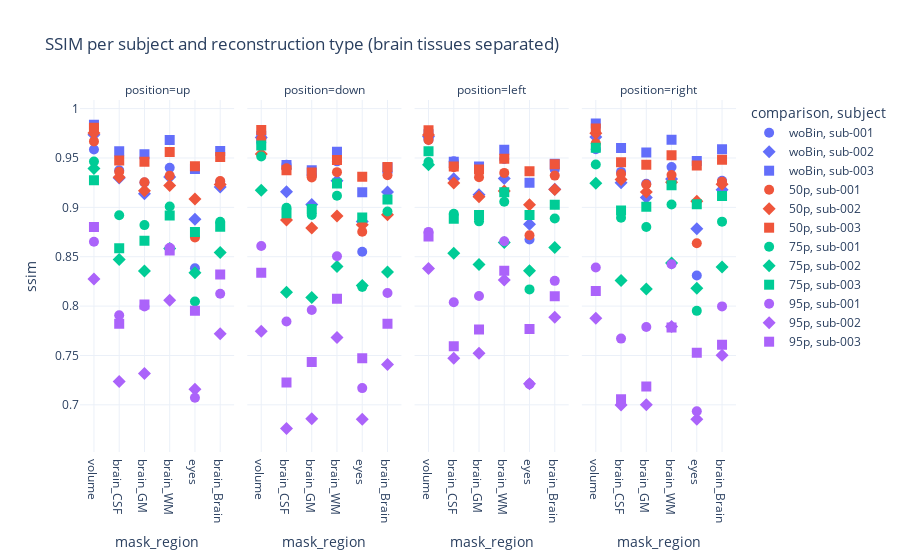

Notebook code cell kept with this figure:
### Markdown cell above
Scatter plot

### Code cell
import pandas as pd
import plotly.express as px

# === Load combined SSIM data ===
df_all = pd.read_csv("ssim_all_combined.csv")

# --- Disentangle brain tissues ---
df_all['mask_region'] = df_all.apply(
    lambda row: f"{row['mask']}_{row['region']}" if row['mask'] == "brain" else row['mask'],
    axis=1
)

# === Scatter plot per subject, with brain tissues separated ===
fig = px.scatter(
    df_all,
    x="mask_region",
    y="ssim",
    color="comparison",      # use the disentangled brain tissues
    symbol="subject",
    facet_col="position",
    category_orders={
        "comparison": ["woBin", "50p", "75p", "95p"],
        "mask_region": ["volume", "brain_CSF", "brain_GM", "brain_WM", "eyes"]
    },
    title="SSIM per subject and reconstruction type (brain tissues separated)"
)
fig.update_traces(marker_size=10)
fig.update_layout(template="plotly_white")
fig.show()

### Figure 1 — Plotly figure (JSON) as saved in the notebook; plotly's stock layout.template omitted (floating-point values rounded to 4 significant figures)
{"data": [{"hovertemplate": "comparison=woBin<br>subject=sub-001<br>position=up<br>mask_region=%{x}<br>ssim=%{y}<extra></extra>", "legendgroup": "woBin, sub-001", "marker": {"color": "#636efa", "size": 10, "symbol": "circle"}, "mode": "markers", "name": "woBin, sub-001", "orientation": "v", "showlegend": true, "type": "scatter", "x": ["volume", "brain_CSF", "brain_GM", "brain_WM", "brain_Brain", "eyes"], "xaxis": "x", "y": [0.9586, 0.9375, 0.9252, 0.9402, 0.9259, 0.8382], "yaxis": "y"}, {"hovertemplate": "comparison=woBin<br>subject=sub-001<br>position=down<br>mask_region=%{x}<br>ssim=%{y}<extra></extra>", "legendgroup": "woBin, sub-001", "marker": {"color": "#636efa", "size": 10, "symbol": "circle"}, "mode": "markers", "name": "woBin, sub-001", "orientation": "v", "showlegend": false, "type": "scatter", "x": ["volume", "brain_CSF", "brain_GM", "brain_WM", "brain_Brain", "eyes"], "xaxis": "x2", "y": [0.9659, 0.9433, 0.9324, 0.9466, 0.9352, 0.8551], "yaxis": "y2"}, {"hovertemplate": "comparison=woBin<br>subject=sub-001<br>position=left<br>mask_region=%{x}<br>ssim=%{y}<extra></extra>", "legendgroup": "woBin, sub-001", "marker": {"color": "#636efa", "size": 10, "symbol": "circle"}, "mode": "markers", "name": "woBin, sub-001", "orientation": "v", "showlegend": false, "type": "scatter", "x": ["volume", "brain_CSF", "brain_GM", "brain_WM", "brain_Brain", "eyes"], "xaxis": "x3", "y": [0.9685, 0.9466, 0.9369, 0.949, 0.9384, 0.8675], "yaxis": "y3"}, {"hovertemplate": "comparison=woBin<br>subject=sub-001<br>position=right<br>mask_region=%{x}<br>ssim=%{y}<extra></extra>", "legendgroup": "woBin, sub-001", "marker": {"color": "#636efa", "size": 10, "symbol": "circle"}, "mode": "markers", "name": "woBin, sub-001", "orientation": "v", "showlegend": false, "type": "scatter", "x": ["volume", "brain_CSF", "brain_GM", "brain_WM", "brain_Brain", "eyes"], "xaxis": "x4", "y": [0.9589, 0.9359, 0.9239, 0.9409, 0.9269, 0.831], "yaxis": "y4"}, {"hovertemplate": "comparison=woBin<br>subject=sub-002<br>position=up<br>mask_region=%{x}<br>ssim=%{y}<extra></extra>", "legendgroup": "woBin, sub-002", "marker": {"color": "#636efa", "size": 10, "symbol": "diamond"}, "mode": "markers", "name": "woBin, sub-002", "orientation": "v", "showlegend": true, "type": "scatter", "x": ["volume", "brain_CSF", "brain_GM", "brain_WM", "brain_Brain", "eyes"], "xaxis": "x", "y": [0.9735, 0.9298, 0.9137, 0.9308, 0.9207, 0.8878], "yaxis": "y"}, {"hovertemplate": "comparison=woBin<br>subject=sub-002<br>position=down<br>mask_region=%{x}<br>ssim=%{y}<extra></extra>", "legendgroup": "woBin, sub-002", "marker": {"color": "#636efa", "size": 10, "symbol": "diamond"}, "mode": "markers", "name": "woBin, sub-002", "orientation": "v", "showlegend": false, "type": "scatter", "x": ["volume", "brain_CSF", "brain_GM", "brain_WM", "brain_Brain", "eyes"], "xaxis": "x2", "y": [0.9707, 0.9158, 0.903, 0.9269, 0.9155, 0.8857], "yaxis": "y2"}, {"hovertemplate": "comparison=woBin<br>subject=sub-002<br>position=left<br>mask_region=%{x}<br>ssim=%{y}<extra></extra>", "legendgroup": "woBin, sub-002", "marker": {"color": "#636efa", "size": 10, "symbol": "diamond"}, "mode": "markers", "name": "woBin, sub-002", "orientation": "v", "showlegend": false, "type": "scatter", "x": ["volume", "brain_CSF", "brain_GM", "brain_WM", "brain_Brain", "eyes"], "xaxis": "x3", "y": [0.9717, 0.9289, 0.9127, 0.9293, 0.9184, 0.8829], "yaxis": "y3"}, {"hovertemplate": "comparison=woBin<br>subject=sub-002<br>position=right<br>mask_region=%{x}<br>ssim=%{y}<extra></extra>", "legendgroup": "woBin, sub-002", "marker": {"color": "#636efa", "size": 10, "symbol": "diamond"}, "mode": "markers", "name": "woBin, sub-002", "orientation": "v", "showlegend": false, "type": "scatter", "x": ["volume", "brain_CSF", "brain_GM", "brain_WM", "brain_Brain", "eyes"], "xaxis": "x4", "y": [0.9713, 0.9249, 0.9099, 0.9288, 0.9178, 0.8784], "yaxis": "y4"}, {"hovertemplate": "comparison=woBin<br>subject=sub-003<br>position=up<br>mask_region=%{x}<br>ssim=%{y}<extra></extra>", "legendgroup": "woBin, sub-003", "marker": {"color": "#636efa", "size": 10, "symbol": "square"}, "mode": "markers", "name": "woBin, sub-003", "orientation": "v", "showlegend": true, "type": "scatter", "x": ["volume", "brain_CSF", "brain_GM", "brain_WM", "brain_Brain", "eyes"], "xaxis": "x", "y": [0.9837, 0.9569, 0.9538, 0.9682, 0.9571, 0.9388], "yaxis": "y"}, {"hovertemplate": "comparison=woBin<br>subject=sub-003<br>position=down<br>mask_region=%{x}<br>ssim=%{y}<extra></extra>", "legendgroup": "woBin, sub-003", "marker": {"color": "#636efa", "size": 10, "symbol": "square"}, "mode": "markers", "name": "woBin, sub-003", "orientation": "v", "showlegend": false, "type": "scatter", "x": ["volume", "brain_CSF", "brain_GM", "brain_WM", "brain_Brain", "eyes"], "xaxis": "x2", "y": [0.9725, 0.9429, 0.9375, 0.9563, 0.9403, 0.9154], "yaxis": "y2"}, {"hovertemplate": "comparison=woBin<br>subject=sub-003<br>position=left<br>mask_region=%{x}<br>ssim=%{y}<extra></extra>", "legendgroup": "woBin, sub-003", "marker": {"color": "#636efa", "size": 10, "symbol": "square"}, "mode": "markers", "name": "woBin, sub-003", "orientation": "v", "showlegend": false, "type": "scatter", "x": ["volume", "brain_CSF", "brain_GM", "brain_WM", "brain_Brain", "eyes"], "xaxis": "x3", "y": [0.9739, 0.9462, 0.9413, 0.9583, 0.9442, 0.9248], "yaxis": "y3"}, {"hovertemplate": "comparison=woBin<br>subject=sub-003<br>position=right<br>mask_region=%{x}<br>ssim=%{y}<extra></extra>", "legendgroup": "woBin, sub-003", "marker": {"color": "#636efa", "size": 10, "symbol": "square"}, "mode": "markers", "name": "woBin, sub-003", "orientation": "v", "showlegend": false, "type": "scatter", "x": ["volume", "brain_CSF", "brain_GM", "brain_WM", "brain_Brain", "eyes"], "xaxis": "x4", "y": [0.985, 0.9601, 0.9555, 0.9685, 0.9589, 0.947], "yaxis": "y4"}, {"hovertemplate": "comparison=50p<br>subject=sub-001<br>position=up<br>mask_region=%{x}<br>ssim=%{y}<extra></extra>", "legendgroup": "50p, sub-001", "marker": {"color": "#EF553B", "size": 10, "symbol": "circle"}, "mode": "markers", "name": "50p, sub-001", "orientation": "v", "showlegend": true, "type": "scatter", "x": ["volume", "brain_CSF", "brain_GM", "brain_WM", "brain_Brain", "eyes"], "xaxis": "x", "y": [0.9668, 0.9361, 0.9254, 0.932, 0.9266, 0.8695], "yaxis": "y"}, {"hovertemplate": "comparison=50p<br>subject=sub-001<br>position=down<br>mask_region=%{x}<br>ssim=%{y}<extra></extra>", "legendgroup": "50p, sub-001", "marker": {"color": "#EF553B", "size": 10, "symbol": "circle"}, "mode": "markers", "name": "50p, sub-001", "orientation": "v", "showlegend": false, "type": "scatter", "x": ["volume", "brain_CSF", "brain_GM", "brain_WM", "brain_Brain", "eyes"], "xaxis": "x2", "y": [0.9692, 0.9395, 0.9303, 0.9357, 0.9325, 0.8752], "yaxis": "y2"}, {"hovertemplate": "comparison=50p<br>subject=sub-001<br>position=left<br>mask_region=%{x}<br>ssim=%{y}<extra></extra>", "legendgroup": "50p, sub-001", "marker": {"color": "#EF553B", "size": 10, "symbol": "circle"}, "mode": "markers", "name": "50p, sub-001", "orientation": "v", "showlegend": false, "type": "scatter", "x": ["volume", "brain_CSF", "brain_GM", "brain_WM", "brain_Brain", "eyes"], "xaxis": "x3", "y": [0.9682, 0.9405, 0.9304, 0.9349, 0.9322, 0.8717], "yaxis": "y3"}, {"hovertemplate": "comparison=50p<br>subject=sub-001<br>position=right<br>mask_region=%{x}<br>ssim=%{y}<extra></extra>", "legendgroup": "50p, sub-001", "marker": {"color": "#EF553B", "size": 10, "symbol": "circle"}, "mode": "markers", "name": "50p, sub-001", "orientation": "v", "showlegend": false, "type": "scatter", "x": ["volume", "brain_CSF", "brain_GM", "brain_WM", "brain_Brain", "eyes"], "xaxis": "x4", "y": [0.965, 0.9338, 0.9232, 0.9328, 0.926, 0.8636], "yaxis": "y4"}, {"hovertemplate": "comparison=50p<br>subject=sub-002<br>position=up<br>mask_region=%{x}<br>ssim=%{y}<extra></extra>", "legendgroup": "50p, sub-002", "marker": {"color": "#EF553B", "size": 10, "symbol": "diamond"}, "mode": "markers", "name": "50p, sub-002", "orientation": "v", "showlegend": true, "type": "scatter", "x": ["volume", "brain_CSF", "brain_GM", "brain_WM", "brain_Brain", "eyes"], "xaxis": "x", "y": [0.9754, 0.9305, 0.9168, 0.9222, 0.9232, 0.9084], "yaxis": "y"}, {"hovertemplate": "comparison=50p<br>subject=sub-002<br>position=down<br>mask_region=%{x}<br>ssim=%{y}<extra></extra>", "legendgroup": "50p, sub-002", "marker": {"color": "#EF553B", "size": 10, "symbol": "diamond"}, "mode": "markers", "name": "50p, sub-002", "orientation": "v", "showlegend": false, "type": "scatter", "x": ["volume", "brain_CSF", "brain_GM", "brain_WM", "brain_Brain", "eyes"], "xaxis": "x2", "y": [0.954, 0.8872, 0.8791, 0.8913, 0.8924, 0.8824], "yaxis": "y2"}, {"hovertemplate": "comparison=50p<br>subject=sub-002<br>position=left<br>mask_region=%{x}<br>ssim=%{y}<extra></extra>", "legendgroup": "50p, sub-002", "marker": {"color": "#EF553B", "size": 10, "symbol": "diamond"}, "mode": "markers", "name": "50p, sub-002", "orientation": "v", "showlegend": false, "type": "scatter", "x": ["volume", "brain_CSF", "brain_GM", "brain_WM", "brain_Brain", "eyes"], "xaxis": "x3", "y": [0.9732, 0.9247, 0.9107, 0.9166, 0.918, 0.9027], "yaxis": "y3"}, {"hovertemplate": "comparison=50p<br>subject=sub-002<br>position=right<br>mask_region=%{x}<br>ssim=%{y}<extra></extra>", "legendgroup": "50p, sub-002", "marker": {"color": "#EF553B", "size": 10, "symbol": "diamond"}, "mode": "markers", "name": "50p, sub-002", "orientation": "v", "showlegend": false, "type": "scatter", "x": ["volume", "brain_CSF", "brain_GM", "brain_WM", "brain_Brain", "eyes"], "xaxis": "x4", "y": [0.9752, 0.9282, 0.9156, 0.9255, 0.9234, 0.9061], "yaxis": "y4"}, {"hovertemplate": "comparison=50p<br>subject=sub-003<br>position=up<br>mask_region=%{x}<br>ssim=%{y}<extra></extra>", "legendgroup": "50p, sub-003", "marker": {"color": "#EF553B", "size": 10, "symbol": "square"}, "mode": "markers", "name": "50p, sub-003", "orientation": "v", "showlegend": true, "type": "scatter", "x": ["volume", "brain_CSF", "brain_GM", "brain_WM", "brain_Brain", "eyes"], "xaxis": "x", "y": [0.9806, 0.9475, 0.9462, 0.956, 0.9509, 0.9417], "yaxis": "y"}, {"hovertemplate": "comparison=50p<br>subject=sub-003<br>position=down<br>mask_region=%{x}<br>ssim=%{y}<extra></extra>", "legendgroup": "50p, sub-003", "marker": {"color": "#EF553B", "size": 10, "symbol": "square"}, "mode": "markers", "name": "50p, sub-003", "orientation": "v", "showlegend": false, "type": "scatter", "x": ["volume", "brain_CSF", "brain_GM", "brain_WM", "brain_Brain", "eyes"], "xaxis": "x2", "y": [0.9783, 0.9376, 0.9353, 0.9481, 0.9409, 0.931], "yaxis": "y2"}, {"hovertemplate": "comparison=50p<br>subject=sub-003<br>position=left<br>mask_region=%{x}<br>ssim=%{y}<extra></extra>", "legendgroup": "50p, sub-003", "marker": {"color": "#EF553B", "size": 10, "symbol": "square"}, "mode": "markers", "name": "50p, sub-003", "orientation": "v", "showlegend": false, "type": "scatter", "x": ["volume", "brain_CSF", "brain_GM", "brain_WM", "brain_Brain", "eyes"], "xaxis": "x3", "y": [0.978, 0.9414, 0.9383, 0.9491, 0.9437, 0.9365], "yaxis": "y3"}, {"hovertemplate": "comparison=50p<br>subject=sub-003<br>position=right<br>mask_region=%{x}<br>ssim=%{y}<extra></extra>", "legendgroup": "50p, sub-003", "marker": {"color": "#EF553B", "size": 10, "symbol": "square"}, "mode": "markers", "name": "50p, sub-003", "orientation": "v", "showlegend": false, "type": "scatter", "x": ["volume", "brain_CSF", "brain_GM", "brain_WM", "brain_Brain", "eyes"], "xaxis": "x4", "y": [0.98, 0.9456, 0.943, 0.9527, 0.9483, 0.9424], "yaxis": "y4"}, {"hovertemplate": "comparison=75p<br>subject=sub-001<br>position=up<br>mask_region=%{x}<br>ssim=%{y}<extra></extra>", "legendgroup": "75p, sub-001", "marker": {"color": "#00cc96", "size": 10, "symbol": "circle"}, "mode": "markers", "name": "75p, sub-001", "orientation": "v", "showlegend": true, "type": "scatter", "x": ["volume", "brain_CSF", "brain_GM", "brain_WM", "brain_Brain", "eyes"], "xaxis": "x", "y": [0.9464, 0.8921, 0.882, 0.9009, 0.8853, 0.8047], "yaxis": "y"}, {"hovertemplate": "comparison=75p<br>subject=sub-001<br>position=down<br>mask_region=%{x}<br>ssim=%{y}<extra></extra>", "legendgroup": "75p, sub-001", "marker": {"color": "#00cc96", "size": 10, "symbol": "circle"}, "mode": "markers", "name": "75p, sub-001", "orientation": "v", "showlegend": false, "type": "scatter", "x": ["volume", "brain_CSF", "brain_GM", "brain_WM", "brain_Brain", "eyes"], "xaxis": "x2", "y": [0.9515, 0.8995, 0.8922, 0.9117, 0.8958, 0.8195], "yaxis": "y2"}, {"hovertemplate": "comparison=75p<br>subject=sub-001<br>position=left<br>mask_region=%{x}<br>ssim=%{y}<extra></extra>", "legendgroup": "75p, sub-001", "marker": {"color": "#00cc96", "size": 10, "symbol": "circle"}, "mode": "markers", "name": "75p, sub-001", "orientation": "v", "showlegend": false, "type": "scatter", "x": ["volume", "brain_CSF", "brain_GM", "brain_WM", "brain_Brain", "eyes"], "xaxis": "x3", "y": [0.9458, 0.8935, 0.8858, 0.9058, 0.8887, 0.8169], "yaxis": "y3"}, {"hovertemplate": "comparison=75p<br>subject=sub-001<br>position=right<br>mask_region=%{x}<br>ssim=%{y}<extra></extra>", "legendgroup": "75p, sub-001", "marker": {"color": "#00cc96", "size": 10, "symbol": "circle"}, "mode": "markers", "name": "75p, sub-001", "orientation": "v", "showlegend": false, "type": "scatter", "x": ["volume", "brain_CSF", "brain_GM", "brain_WM", "brain_Brain", "eyes"], "xaxis": "x4", "y": [0.9433, 0.8895, 0.8801, 0.9029, 0.8855, 0.7952], "yaxis": "y4"}, {"hovertemplate": "comparison=75p<br>subject=sub-002<br>position=up<br>mask_region=%{x}<br>ssim=%{y}<extra></extra>", "legendgroup": "75p, sub-002", "marker": {"color": "#00cc96", "size": 10, "symbol": "diamond"}, "mode": "markers", "name": "75p, sub-002", "orientation": "v", "showlegend": true, "type": "scatter", "x": ["volume", "brain_CSF", "brain_GM", "brain_WM", "brain_Brain", "eyes"], "xaxis": "x", "y": [0.9392, 0.8472, 0.8357, 0.8584, 0.8544, 0.8338], "yaxis": "y"}, {"hovertemplate": "comparison=75p<br>subject=sub-002<br>position=down<br>mask_region=%{x}<br>ssim=%{y}<extra></extra>", "legendgroup": "75p, sub-002", "marker": {"color": "#00cc96", "size": 10, "symbol": "diamond"}, "mode": "markers", "name": "75p, sub-002", "orientation": "v", "showlegend": false, "type": "scatter", "x": ["volume", "brain_CSF", "brain_GM", "brain_WM", "brain_Brain", "eyes"], "xaxis": "x2", "y": [0.9174, 0.8141, 0.8087, 0.8402, 0.8344, 0.8208], "yaxis": "y2"}, {"hovertemplate": "comparison=75p<br>subject=sub-002<br>position=left<br>mask_region=%{x}<br>ssim=%{y}<extra></extra>", "legendgroup": "75p, sub-002", "marker": {"color": "#00cc96", "size": 10, "symbol": "diamond"}, "mode": "markers", "name": "75p, sub-002", "orientation": "v", "showlegend": false, "type": "scatter", "x": ["volume", "brain_CSF", "brain_GM", "brain_WM", "brain_Brain", "eyes"], "xaxis": "x3", "y": [0.9432, 0.8534, 0.8421, 0.8644, 0.8593, 0.8358], "yaxis": "y3"}, {"hovertemplate": "comparison=75p<br>subject=sub-002<br>position=right<br>mask_region=%{x}<br>ssim=%{y}<extra></extra>", "legendgroup": "75p, sub-002", "marker": {"color": "#00cc96", "size": 10, "symbol": "diamond"}, "mode": "markers", "name": "75p, sub-002", "orientation": "v", "showlegend": false, "type": "scatter", "x": ["volume", "brain_CSF", "brain_GM", "brain_WM", "brain_Brain", "eyes"], "xaxis": "x4", "y": [0.9245, 0.8258, 0.8174, 0.8436, 0.8397, 0.8181], "yaxis": "y4"}, {"hovertemplate": "comparison=75p<br>subject=sub-003<br>position=up<br>mask_region=%{x}<br>ssim=%{y}<extra></extra>", "legendgroup": "75p, sub-003", "marker": {"color": "#00cc96", "size": 10, "symbol": "square"}, "mode": "markers", "name": "75p, sub-003", "orientation": "v", "showlegend": true, "type": "scatter", "x": ["volume", "brain_CSF", "brain_GM", "brain_WM", "brain_Brain", "eyes"], "xaxis": "x", "y": [0.9275, 0.8586, 0.8663, 0.8917, 0.8803, 0.8751], "yaxis": "y"}, {"hovertemplate": "comparison=75p<br>subject=sub-003<br>position=down<br>mask_region=%{x}<br>ssim=%{y}<extra></extra>", "legendgroup": "75p, sub-003", "marker": {"color": "#00cc96", "size": 10, "symbol": "square"}, "mode": "markers", "name": "75p, sub-003", "orientation": "v", "showlegend": false, "type": "scatter", "x": ["volume", "brain_CSF", "brain_GM", "brain_WM", "brain_Brain", "eyes"], "xaxis": "x2", "y": [0.9627, 0.894, 0.8983, 0.9243, 0.9079, 0.8898], "yaxis": "y2"}, {"hovertemplate": "comparison=75p<br>subject=sub-003<br>position=left<br>mask_region=%{x}<br>ssim=%{y}<extra></extra>", "legendgroup": "75p, sub-003", "marker": {"color": "#00cc96", "size": 10, "symbol": "square"}, "mode": "markers", "name": "75p, sub-003", "orientation": "v", "showlegend": false, "type": "scatter", "x": ["volume", "brain_CSF", "brain_GM", "brain_WM", "brain_Brain", "eyes"], "xaxis": "x3", "y": [0.9569, 0.8884, 0.8924, 0.9154, 0.9027, 0.8921], "yaxis": "y3"}, {"hovertemplate": "comparison=75p<br>subject=sub-003<br>position=right<br>mask_region=%{x}<br>ssim=%{y}<extra></extra>", "legendgroup": "75p, sub-003", "marker": {"color": "#00cc96", "size": 10, "symbol": "square"}, "mode": "markers", "name": "75p, sub-003", "orientation": "v", "showlegend": false, "type": "scatter", "x": ["volume", "brain_CSF", "brain_GM", "brain_WM", "brain_Brain", "eyes"], "xaxis": "x4", "y": [0.9603, 0.8969, 0.9006, 0.9225, 0.9116, 0.9031], "yaxis": "y4"}, {"hovertemplate": "comparison=95p<br>subject=sub-001<br>position=up<br>mask_region=%{x}<br>ssim=%{y}<extra></extra>", "legendgroup": "95p, sub-001", "marker": {"color": "#ab63fa", "size": 10, "symbol": "circle"}, "mode": "markers", "name": "95p, sub-001", "orientation": "v", "showlegend": true, "type": "scatter", "x": ["volume", "brain_CSF", "brain_GM", "brain_WM", "brain_Brain", "eyes"], "xaxis": "x", "y": [0.8652, 0.7907, 0.7996, 0.859, 0.8124, 0.7071], "yaxis": "y"}, {"hovertemplate": "comparison=95p<br>subject=sub-001<br>position=down<br>mask_region=%{x}<br>ssim=%{y}<extra></extra>", "legendgroup": "95p, sub-001", "marker": {"color": "#ab63fa", "size": 10, "symbol": "circle"}, "mode": "markers", "name": "95p, sub-001", "orientation": "v", "showlegend": false, "type": "scatter", "x": ["volume", "brain_CSF", "brain_GM", "brain_WM", "brain_Brain", "eyes"], "xaxis": "x2", "y": [0.8609, 0.7845, 0.796, 0.8505, 0.8132, 0.717], "yaxis": "y2"}, {"hovertemplate": "comparison=95p<br>subject=sub-001<br>position=left<br>mask_region=%{x}<br>ssim=%{y}<extra></extra>", "legendgroup": "95p, sub-001", "marker": {"color": "#ab63fa", "size": 10, "symbol": "circle"}, "mode": "markers", "name": "95p, sub-001", "orientation": "v", "showlegend": false, "type": "scatter", "x": ["volume", "brain_CSF", "brain_GM", "brain_WM", "brain_Brain", "eyes"], "xaxis": "x3", "y": [0.8751, 0.8039, 0.8101, 0.8657, 0.8255, 0.7208], "yaxis": "y3"}, {"hovertemplate": "comparison=95p<br>subject=sub-001<br>position=right<br>mask_region=%{x}<br>ssim=%{y}<extra></extra>", "legendgroup": "95p, sub-001", "marker": {"color": "#ab63fa", "size": 10, "symbol": "circle"}, "mode": "markers", "name": "95p, sub-001", "orientation": "v", "showlegend": false, "type": "scatter", "x": ["volume", "brain_CSF", "brain_GM", "brain_WM", "brain_Brain", "eyes"], "xaxis": "x4", "y": [0.8391, 0.7671, 0.7788, 0.8424, 0.7997, 0.6935], "yaxis": "y4"}, {"hovertemplate": "comparison=95p<br>subject=sub-002<br>position=up<br>mask_region=%{x}<br>ssim=%{y}<extra></extra>", "legendgroup": "95p, sub-002", "marker": {"color": "#ab63fa", "size": 10, "symbol": "diamond"}, "mode": "markers", "name": "95p, sub-002", "orientation": "v", "showlegend": true, "type": "scatter", "x": ["volume", "brain_CSF", "brain_GM", "brain_WM", "brain_Brain", "eyes"], "xaxis": "x", "y": [0.8274, 0.7237, 0.7317, 0.8058, 0.772, 0.7158], "yaxis": "y"}, {"hovertemplate": "comparison=95p<br>subject=sub-002<br>position=down<br>mask_region=%{x}<br>ssim=%{y}<extra></extra>", "legendgroup": "95p, sub-002", "marker": {"color": "#ab63fa", "size": 10, "symbol": "diamond"}, "mode": "markers", "name": "95p, sub-002", "orientation": "v", "showlegend": false, "type": "scatter", "x": ["volume", "brain_CSF", "brain_GM", "brain_WM", "brain_Brain", "eyes"], "xaxis": "x2", "y": [0.7746, 0.6759, 0.686, 0.7683, 0.7407, 0.6854], "yaxis": "y2"}, {"hovertemplate": "comparison=95p<br>subject=sub-002<br>position=left<br>mask_region=%{x}<br>ssim=%{y}<extra></extra>", "legendgroup": "95p, sub-002", "marker": {"color": "#ab63fa", "size": 10, "symbol": "diamond"}, "mode": "markers", "name": "95p, sub-002", "orientation": "v", "showlegend": false, "type": "scatter", "x": ["volume", "brain_CSF", "brain_GM", "brain_WM", "brain_Brain", "eyes"], "xaxis": "x3", "y": [0.8381, 0.7471, 0.7521, 0.8263, 0.7886, 0.7213], "yaxis": "y3"}, {"hovertemplate": "comparison=95p<br>subject=sub-002<br>position=right<br>mask_region=%{x}<br>ssim=%{y}<extra></extra>", "legendgroup": "95p, sub-002", "marker": {"color": "#ab63fa", "size": 10, "symbol": "diamond"}, "mode": "markers", "name": "95p, sub-002", "orientation": "v", "showlegend": false, "type": "scatter", "x": ["volume", "brain_CSF", "brain_GM", "brain_WM", "brain_Brain", "eyes"], "xaxis": "x4", "y": [0.7877, 0.6999, 0.7, 0.7794, 0.7503, 0.6854], "yaxis": "y4"}, {"hovertemplate": "comparison=95p<br>subject=sub-003<br>position=up<br>mask_region=%{x}<br>ssim=%{y}<extra></extra>", "legendgroup": "95p, sub-003", "marker": {"color": "#ab63fa", "size": 10, "symbol": "square"}, "mode": "markers", "name": "95p, sub-003", "orientation": "v", "showlegend": true, "type": "scatter", "x": ["volume", "brain_CSF", "brain_GM", "brain_WM", "brain_Brain", "eyes"], "xaxis": "x", "y": [0.88, 0.7821, 0.8017, 0.8563, 0.8321, 0.7953], "yaxis": "y"}, {"hovertemplate": "comparison=95p<br>subject=sub-003<br>position=down<br>mask_region=%{x}<br>ssim=%{y}<extra></extra>", "legendgroup": "95p, sub-003", "marker": {"color": "#ab63fa", "size": 10, "symbol": "square"}, "mode": "markers", "name": "95p, sub-003", "orientation": "v", "showlegend": false, "type": "scatter", "x": ["volume", "brain_CSF", "brain_GM", "brain_WM", "brain_Brain", "eyes"], "xaxis": "x2", "y": [0.8338, 0.7226, 0.7433, 0.8075, 0.7821, 0.7471], "yaxis": "y2"}, {"hovertemplate": "comparison=95p<br>subject=sub-003<br>position=left<br>mask_region=%{x}<br>ssim=%{y}<extra></extra>", "legendgroup": "95p, sub-003", "marker": {"color": "#ab63fa", "size": 10, "symbol": "square"}, "mode": "markers", "name": "95p, sub-003", "orientation": "v", "showlegend": false, "type": "scatter", "x": ["volume", "brain_CSF", "brain_GM", "brain_WM", "brain_Brain", "eyes"], "xaxis": "x3", "y": [0.8704, 0.7594, 0.7762, 0.8359, 0.81, 0.7768], "yaxis": "y3"}, {"hovertemplate": "comparison=95p<br>subject=sub-003<br>position=right<br>mask_region=%{x}<br>ssim=%{y}<extra></extra>", "legendgroup": "95p, sub-003", "marker": {"color": "#ab63fa", "size": 10, "symbol": "square"}, "mode": "markers", "name": "95p, sub-003", "orientation": "v", "showlegend": false, "type": "scatter", "x": ["volume", "brain_CSF", "brain_GM", "brain_WM", "brain_Brain", "eyes"], "xaxis": "x4", "y": [0.8154, 0.7056, 0.7185, 0.7784, 0.761, 0.7528], "yaxis": "y4"}], "layout": {"annotations": [{"font": {}, "showarrow": false, "text": "position=up", "x": 0.1175, "xanchor": "center", "xref": "paper", "y": 1, "yanchor": "bottom", "yref": "paper"}, {"font": {}, "showarrow": false, "text": "position=down", "x": 0.3725, "xanchor": "center", "xref": "paper", "y": 1, "yanchor": "bottom", "yref": "paper"}, {"font": {}, "showarrow": false, "text": "position=left", "x": 0.6275, "xanchor": "center", "xref": "paper", "y": 1, "yanchor": "bottom", "yref": "paper"}, {"font": {}, "showarrow": false, "text": "position=right", "x": 0.8825, "xanchor": "center", "xref": "paper", "y": 1, "yanchor": "bottom", "yref": "paper"}], "legend": {"title": {"text": "comparison, subject"}, "tracegroupgap": 0}, "title": {"text": "SSIM per subject and reconstruction type (brain tissues separated)"}, "xaxis": {"anchor": "y", "categoryarray": ["volume", "brain_CSF", "brain_GM", "brain_WM", "eyes"], "categoryorder": "array", "domain": [0, 0.235], "title": {"text": "mask_region"}}, "xaxis2": {"anchor": "y2", "categoryarray": ["volume", "brain_CSF", "brain_GM", "brain_WM", "eyes"], "categoryorder": "array", "domain": [0.255, 0.49], "matches": "x", "title": {"text": "mask_region"}}, "xaxis3": {"anchor": "y3", "categoryarray": ["volume", "brain_CSF", "brain_GM", "brain_WM", "eyes"], "categoryorder": "array", "domain": [0.51, 0.745], "matches": "x", "title": {"text": "mask_region"}}, "xaxis4": {"anchor": "y4", "categoryarray": ["volume", "brain_CSF", "brain_GM", "brain_WM", "eyes"], "categoryorder": "array", "domain": [0.765, 1.0], "matches": "x", "title": {"text": "mask_region"}}, "yaxis": {"anchor": "x", "domain": [0, 1], "title": {"text": "ssim"}}, "yaxis2": {"anchor": "x2", "domain": [0, 1], "matches": "y", "showticklabels": false}, "yaxis3": {"anchor": "x3", "domain": [0, 1], "matches": "y", "showticklabels": false}, "yaxis4": {"anchor": "x4", "domain": [0, 1], "matches": "y", "showticklabels": false}}}
